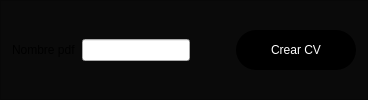
              <widget class="QFrame" name="frame">
               <property name="styleSheet">
                <string notr="true">QFrame{
	background-color: rgb(10,10,10);
}
QPushButton{
	background-color: rgb(0, 0, 0);
	border-radius: 20px;
	color: rgb(255,255,255);
	font: 87 15pt &quot;Noto Sans&quot;;
}

QPushButton:hover{
	background-color: rgb(53, 53, 79);
	border-top-left-radius: 20px;
	border-bottom-left-radius: 20px;
	color: rgb(255,255,255);
	font: 87 15pt &quot;Noto Sans&quot;;
}</string>
               </property>
               <property name="frameShape">
                <enum>QFrame::StyledPanel</enum>
               </property>
               <property name="frameShadow">
                <enum>QFrame::Raised</enum>
               </property>
               <layout class="QHBoxLayout" name="horizontalLayout_3">
                <item>
                 <widget class="QLabel" name="label_20">
                  <property name="text">
                   <string>Nombre pdf</string>
                  </property>
                 </widget>
                </item>
                <item>
                 <widget class="QLineEdit" name="le_filename"/>
                </item>
                <item>
                 <spacer name="horizontalSpacer_4">
                  <property name="orientation">
                   <enum>Qt::Horizontal</enum>
                  </property>
                  <property name="sizeHint" stdset="0">
                   <size>
                    <width>40</width>
                    <height>20</height>
                   </size>
                  </property>
                 </spacer>
                </item>
                <item>
                 <widget class="QPushButton" name="bt_create">
                  <property name="minimumSize">
                   <size>
                    <width>120</width>
                    <height>40</height>
                   </size>
                  </property>
                  <property name="maximumSize">
                   <size>
                    <width>200</width>
                    <height>16777215</height>
                   </size>
                  </property>
                  <property name="text">
                   <string>Crear CV</string>
                  </property>
                 </widget>
                </item>
               </layout>
              </widget>
